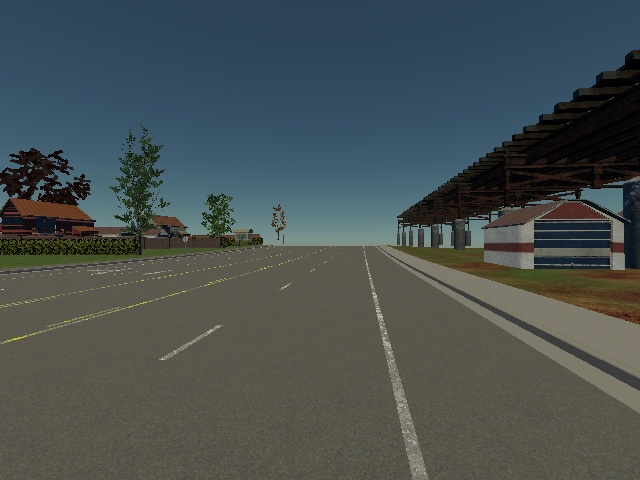
#> input picture PythonAPI/test/imgs_lane_detection/img_15860.jpg, 640 x 480 px; its folder holds only this picture in this run
$ python detect_lanes.py
#> lines starting #> are read from the running program, lines starting #| are printed output that depends on the picture; after the words box and inside, x2 and y2 are one past the last pixel; in counts of white or black regions, pixels touching at a corner belong together; long printed decimals are rounded
#> further down, img is the input picture: shape (480, 640, 3); mean B, G, R 80.7, 80.3, 71.6

## imports
import cv2
import time
import numpy as np
import matplotlib.pyplot as plt
import glob

def region_of_interest(img, vertices):  # not
    mask = np.zeros_like(img)
    ignore_mask_color = 255

    cv2.fillPoly(mask, vertices, ignore_mask_color)
    masked_image = cv2.bitwise_and(img, mask)
    return masked_image


def detect_lanes(image):
    start_time = time.time()
    imshape = image.shape
#> imshape = (480, 640, 3)
    control_decision = [0, 0, 0]
    lower_left = [0, imshape[0] - imshape[0]//9] # do dopracowania
#> lower_left = [0, 427]
    lower_right = [imshape[1], imshape[0]- imshape[0]//9]
#> lower_right = [640, 427]
    top_left = [imshape[1] // 2 - imshape[1] // 5, imshape[0] // 5 * 3]  # - imshape[0] // 5]
#> top_left = [192, 288]
    top_right = [imshape[1] // 2 + imshape[1] // 5, imshape[0] // 5 * 3]  # - imshape[0] // 5]
#> top_right = [448, 288]

    im_gray = cv2.cvtColor(image, cv2.COLOR_BGR2HSV_FULL)[:, :, 2]
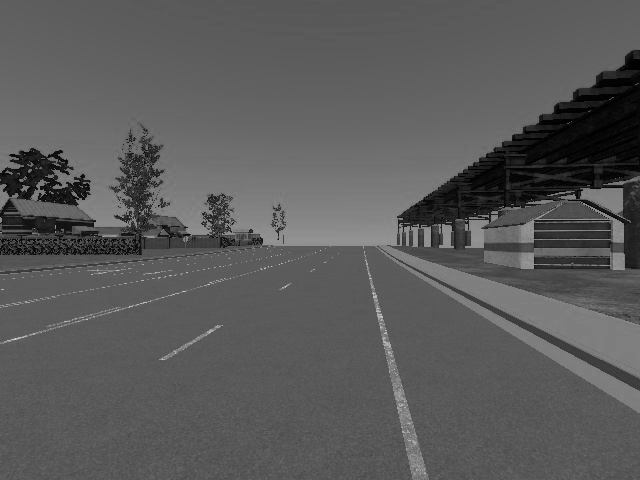
#> im_gray: shape (480, 640); min 0, max 207, mean 89.9
    # im_bin = cv2.threshold(im_gray, 100, 255, cv2.THRESH_BINARY_INV)

    height, width = im_gray.shape
#> height = 480; width = 640

    im_res = np.zeros((height, width, 1), np.uint8)

    im_gray_ = cv2.blur(im_gray, (5, 5))

    im_line = cv2.Canny(im_gray_, 60, 120)
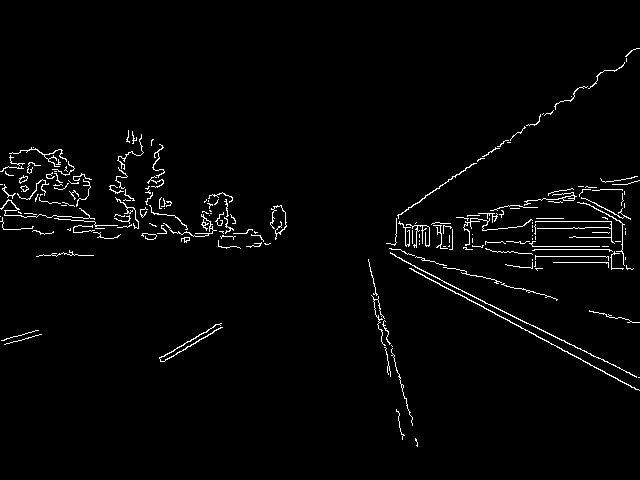
#> im_line: shape (480, 640); 2.2% white in thin lines or dots, all inside (x1, y1, x2, y2) = (0, 48, 640, 447)
    vertices = [np.array([lower_left, top_left, top_right, lower_right], dtype=np.int32)]
    im_line = region_of_interest(im_line, vertices)
#> in region_of_interest, `cv2.fillPoly(mask, vertices, ignore_mask_color)`:
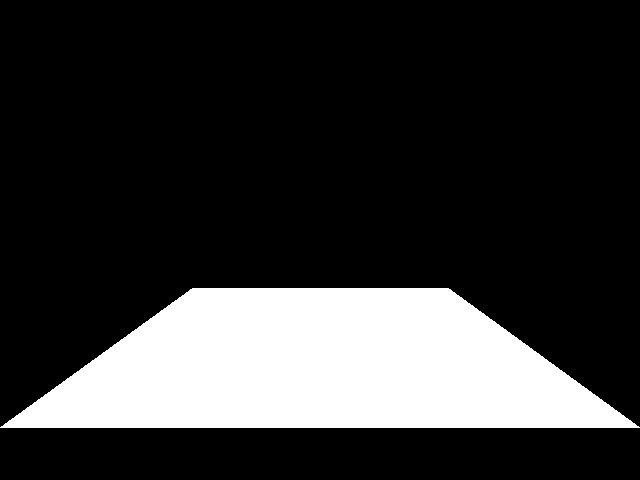
#> mask: shape (480, 640); 20.5% white; 1 white region, box (x1, y1, x2, y2) and area: (0, 288, 640, 428) 62842
#> in region_of_interest, `masked_image = cv2.bitwise_and(img, mask)`:
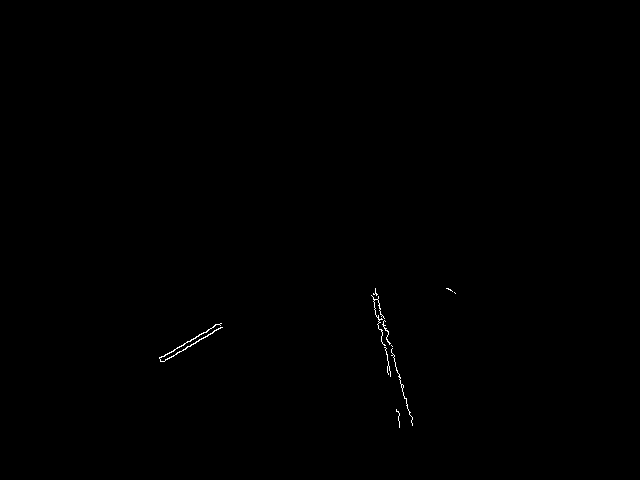
#> masked_image: shape (480, 640); 0.16% white in thin lines or dots, all inside (x1, y1, x2, y2) = (159, 288, 456, 428)

    # [6 lines of commented-out code are left out]

    lines = cv2.HoughLines(im_line, 1, np.pi / 90, 50)
#> lines = [[-279, 2.86], [394, 1.05], [-319, 2.97]]
    # minLineLength = 100
    # maxLineGap = 10
    # lines = cv2.HoughLinesP(im_line, 1, np.pi/180, 100, minLineLength, maxLineGap)

    cnt = 0

    rhos = []
    thetas = []
    was_here = False
    left_lines = []
    right_lines = []
    if lines is not None:
        for line in lines:
            for rho, theta in line:
                if theta > 1.3 and theta < 2:
                    continue
                for r, t in zip(rhos, thetas):
                    if abs(r - rho) < 40:
                        if abs(t - theta) < 0.3:
                            was_here = True

                if was_here is True:
                    was_here = False
                    continue

                a = np.cos(theta)
                b = np.sin(theta)
                x0 = a * rho
                y0 = b * rho
                a_coeff = -b/a
                x1 = int(x0 + 2000 * (-b))
                y1 = int(y0 + 2000 * (a))
                x2 = int(x0 - 2000 * (-b))
                y2 = int(y0 - 2000 * (a))
                if theta <= 1.3:
                    cv2.line(image, (x1, y1), (x2, y2), (0, 0, 255), 2)
                    left_lines.append([a_coeff, rho/a])
                if theta >= 2:
                    cv2.line(image, (x1, y1), (x2, y2), (0, 255, 0), 2)
                    right_lines.append([a_coeff, rho/a])
                rhos.append(rho)
                thetas.append(theta)
#> this loop made 3 passes
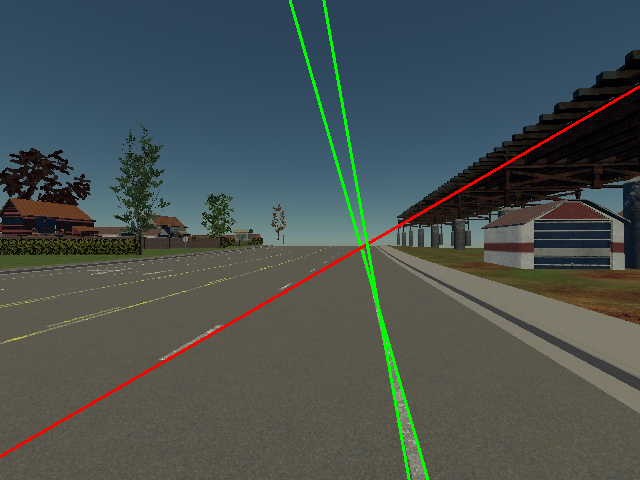
#> image: shape (480, 640, 3); 1.61% of pixels changed, all inside (x1, y1, x2, y2) = (0, 0, 640, 480)
#> after the loop, left_lines = [[-1.73, 788]]; rhos = [-279, 394, -319]; right_lines = [[0.287, 290.2], [0.176, 323.9]]; thetas = [2.86, 1.05, 2.97]

    l1 = [item[0] for item in left_lines]
#> l1 = [-1.73]
    l2 = [item[1] for item in left_lines]
#> l2 = [788]
    r1 = [item[0] for item in right_lines]
#> r1 = [0.287, 0.176]
    r2 = [item[1] for item in right_lines]
#> r2 = [290.2, 323.9]
    cv2.circle(image, tuple(top_left), 3, (255, 255, 0))
#> image: shape (480, 640, 3); 0.01% of pixels changed, all inside (x1, y1, x2, y2) = (189, 285, 196, 292)
    cv2.circle(image, tuple(top_right), 3, (255, 255, 0))
#> image: shape (480, 640, 3); mean B, G, R 79.4, 81.3, 72.1
    cv2.circle(image, tuple(lower_left), 3, (255, 255, 0))
#> image: shape (480, 640, 3); mean B, G, R 79.4, 81.3, 72.1
    cv2.circle(image, tuple(lower_right), 3, (255, 255, 0))
#> image: shape (480, 640, 3); mean B, G, R 79.4, 81.3, 72.1
    common_point = 0
    try:
        [a1, b1] = [sum(l1)/len(l1), sum(l2)/len(l2)]
#> a1 = -1.73; b1 = 788
        [a2, b2] = [sum(r1)/len(r1), sum(r2)/len(r2)]
#> a2 = 0.232; b2 = 307.1
        common_point = (int(a1*((b2-b1)/(a1-a2))+b1), int((b2-b1)/(a1-a2)))
#> common_point = (363, 244)
        # print(common_point[0] - image.shape[1]//2)
        cv2.circle(image, common_point, 10, (255, 255, 255))
#> image: shape (480, 640, 3); mean B, G, R 79.4, 81.3, 72.2
        control_decision = [(common_point[0] - image.shape[1]//2) / image.shape[1], 0.5, 0]
#> control_decision = [0.0672, 0.5, 0]
        # self._outq_control.put([(common_point[0] - image.shape[1]//2) * 50, 50000, 64000])
    except ZeroDivisionError:
        pass

    # print(common_point)
    process_time = time.time() - start_time
    print(process_time)
    print(control_decision)
#| [0.06719, 0.5, 0]
    cv2.imshow('Original', image)
    cv2.imshow('Lines', im_line)
    cv2.waitKey(0)

    return [image, control_decision]
    # return [im_gray, control_decision]

if __name__ == "__main__":

    for it, img_path in enumerate(glob.glob("./imgs_lane_detection/*")):
        img = cv2.imread(img_path)
        images, control_decisions = detect_lanes(img)
#> control_decisions = [0.0672, 0.5, 0]

$ run again, on PythonAPI/test/imgs_lane_detection/img_16004.jpg
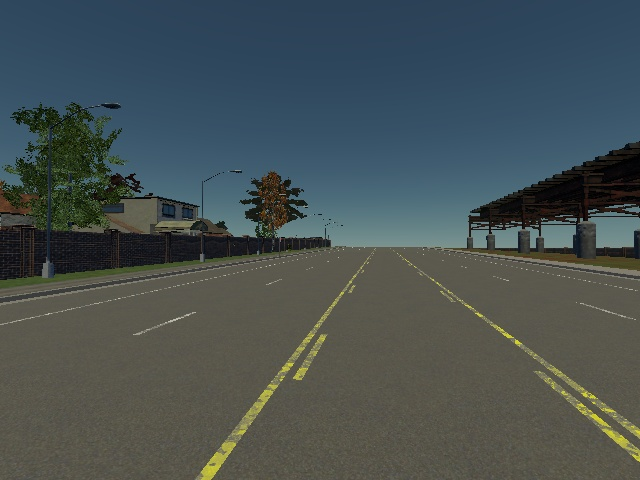
#> input picture PythonAPI/test/imgs_lane_detection/img_16004.jpg, 640 x 480 px
#> img is the input picture: shape (480, 640, 3); mean B, G, R 82, 81.4, 71
#> in detect_lanes, `im_line = cv2.Canny(im_gray_, 60, 120)`:
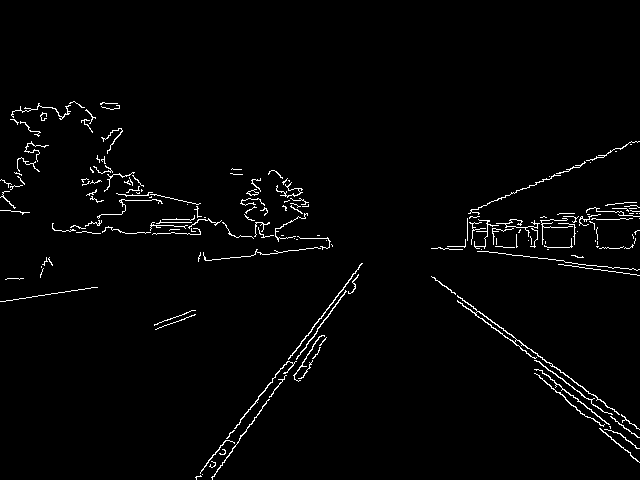
#> im_line: shape (480, 640); 2% white in thin lines or dots, all inside (x1, y1, x2, y2) = (0, 101, 640, 480)
#> mask: shape (480, 640); 20.5% white; 1 white region, box (x1, y1, x2, y2) and area: (0, 288, 640, 428) 62842
#> masked_image: shape (480, 640); 0.53% white in thin lines or dots, all inside (x1, y1, x2, y2) = (154, 288, 637, 428)
#> lines = 17 rows, first 8: [-29, 2.2], [448, 0.663], [451, 0.628], [-47, 2.23], [-25, 2.2], [-5, 2.16], [445, 0.593], [-65, 2.27]
#> the loop in detect_lanes, `for line in lines:` made 17 passes
#> after the loop in detect_lanes, `for line in lines:`:
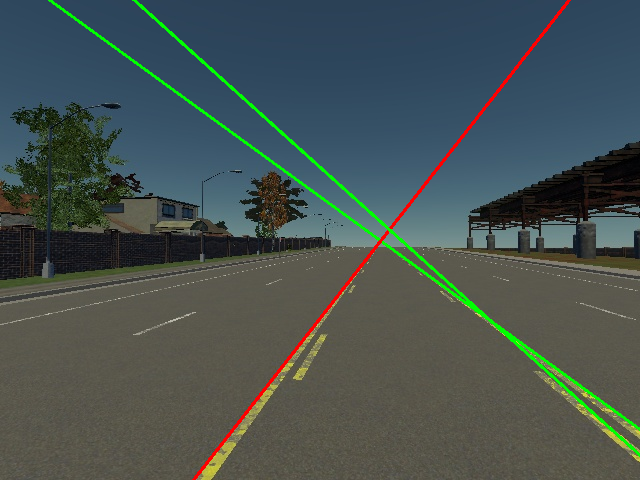
#> image: shape (480, 640, 3); 1.98% of pixels changed, all inside (x1, y1, x2, y2) = (48, 0, 640, 480)
#> after the loop in detect_lanes, `for line in lines:`: left_lines = [[-0.781, 568.5]]; rhos = [-29, 448, -90]; right_lines = [[1.38, 49.34], [1.11, 134.5]]; thetas = [2.2, 0.663, 2.3]
#> l1 = [-0.781]
#> l2 = [568.5]
#> r1 = [1.38, 1.11]
#> r2 = [49.34, 134.5]
#> a1 = -0.781; b1 = 568.5
#> a2 = 1.24; b2 = 91.92
#> common_point = (384, 235)
#> control_decision = [0.1, 0.5, 0]
#| [0.1, 0.5, 0]

$ run again, on PythonAPI/test/imgs_lane_detection/img_16060.jpg
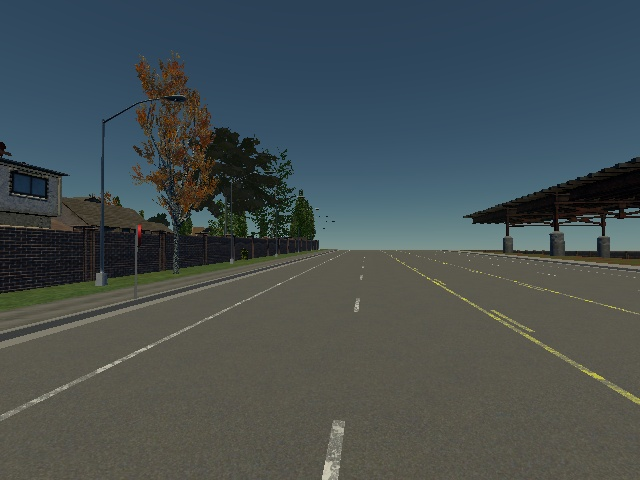
#> input picture PythonAPI/test/imgs_lane_detection/img_16060.jpg, 640 x 480 px
#> img is the input picture: shape (480, 640, 3); mean B, G, R 81.1, 79.8, 70
#> in detect_lanes, `im_line = cv2.Canny(im_gray_, 60, 120)`:
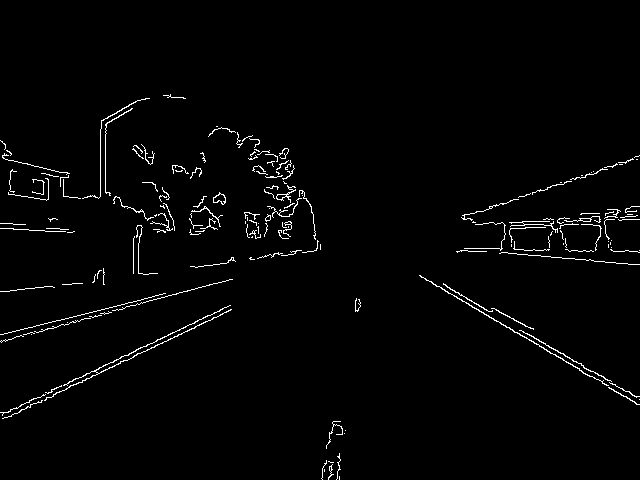
#> im_line: shape (480, 640); 1.9% white in thin lines or dots, all inside (x1, y1, x2, y2) = (0, 94, 640, 480)
#> mask: shape (480, 640); 20.5% white; 1 white region, box (x1, y1, x2, y2) and area: (0, 288, 640, 428) 62842
#> masked_image: shape (480, 640); 0.21% white in thin lines or dots, all inside (x1, y1, x2, y2) = (26, 288, 485, 428)
#> lines = [[374, 1.12], [379, 1.12], [377, 1.15], [376, 1.08]]
#> the loop in detect_lanes, `for line in lines:` made 4 passes
#> after the loop in detect_lanes, `for line in lines:`:
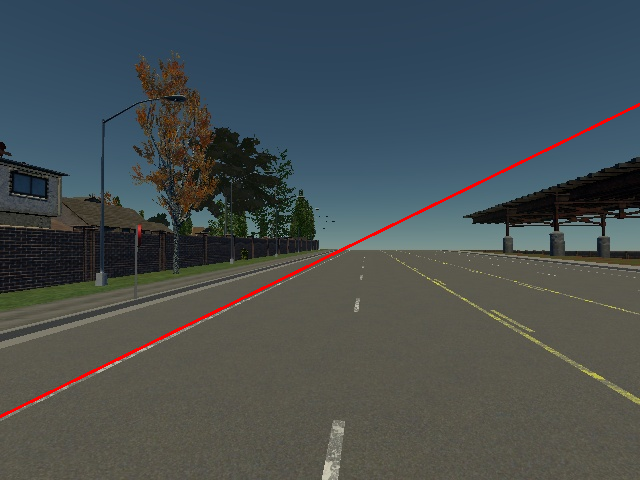
#> image: shape (480, 640, 3); 0.67% of pixels changed, all inside (x1, y1, x2, y2) = (0, 103, 640, 418)
#> after the loop in detect_lanes, `for line in lines:`: left_lines = [[-2.05, 853.2]]; rhos = [374]; right_lines = []; thetas = [1.12]
#> l1 = [-2.05]
#> l2 = [853.2]
#> r1 = []
#> a1 = -2.05; b1 = 853.2
#> control_decisions = [0, 0, 0]
